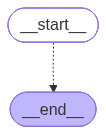

Here is the Python script that generated this plot:
# Created by erainm on 2025/10/29 14:41.
# IDE：PyCharm 
# @Project: agent_project
# @File：graph_01
# @Description:

from langgraph.graph import START, StateGraph, END

graphBuilder = StateGraph(dict)

graphBuilder.add_edge(START, END)
graph = graphBuilder.compile()

# 用matplotlib输出graph
import matplotlib.pyplot as plt
import matplotlib.image as mpimg

try:
    # 使用 Mermaid 生成图表并保存为文件
    mermaid_code = graph.get_graph().draw_mermaid_png()
    with open("graph_01.jpg", "wb") as f:
        f.write(mermaid_code)

    # 使用 matplotlib 显示图像
    img = mpimg.imread("graph_01.jpg")
    plt.imshow(img)
    plt.axis("off")
    plt.show()
except Exception as e:
    print(f"An error occurred: {e}")
